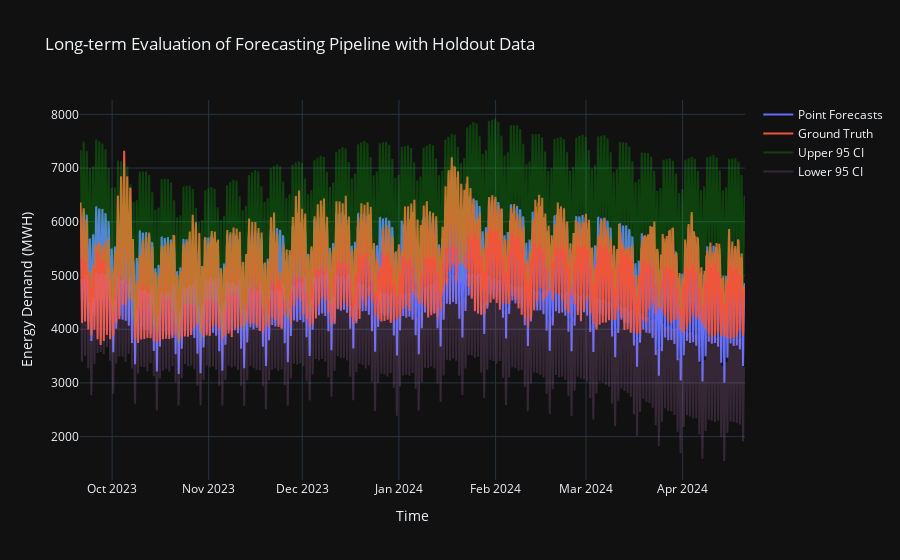

Notebook code for this chart:
### Code cell
# Combine error forecasts
std_forecasts = np.sqrt(variance_forecasts)

# 1.96 is the z-value for the 2.5th percentile of the standard normal distribution
lower_cuts = point_forecasts - 1.96 * std_forecasts  
upper_cuts = point_forecasts + 1.96 * std_forecasts

# Create figure showing forecasts and actual values
long_term_fig = go.Figure()
long_term_fig.add_trace(go.Scatter(x=evaluation_data.index, y=point_forecasts, mode='lines', 
    name='Point Forecasts', line=dict(color='rgba(255, 0, 0)')))
long_term_fig.add_trace(go.Scatter(x=evaluation_data.index, y=actual_values, mode='lines', 
    name='Ground Truth', line=dict(color='rgba(0, 0, 255)')))
long_term_fig.add_trace(go.Scatter(x=evaluation_data.index, y=upper_cuts, mode='lines', 
    name='Upper 95 CI', line=dict(color='rgba(0, 255, 0, 0.2)')))
long_term_fig.add_trace(go.Scatter(x=evaluation_data.index, y=lower_cuts, mode='lines', 
    name='Lower 95 CI', line=dict(color='rgba(200, 125, 200, 0.2)')))

# Customize the layout
long_term_fig.update_layout(
    title="Long-term Evaluation of Forecasting Pipeline with Holdout Data",
    xaxis_title='Time',
    yaxis_title='Energy Demand (MWH)',
    template='plotly_dark' 
)

# save plotly figure for web application
with open(r"assets/long_term_evaluation_plot.pkl", 'wb') as file:
    pkl.dump(long_term_fig, file=file)

long_term_fig.show()

### Figure 1 — Plotly figure (JSON) as saved in the notebook; plotly's stock layout.template omitted (floating-point values rounded to 4 significant figures; data arrays with more than 128 entries replaced by an {"elided": "..."} marker saying what was removed)
{"data": [{"line": {"color": "rgba(255, 0, 0)"}, "mode": "lines", "name": "Point Forecasts", "type": "scatter", "x": {"elided": "5119 str values"}, "y": {"elided": "5119 float values"}}, {"line": {"color": "rgba(0, 0, 255)"}, "mode": "lines", "name": "Ground Truth", "type": "scatter", "x": {"elided": "5119 str values"}, "y": {"elided": "5119 int values"}}, {"line": {"color": "rgba(0, 255, 0, 0.2)"}, "mode": "lines", "name": "Upper 95 CI", "type": "scatter", "x": {"elided": "5119 str values"}, "y": {"elided": "5119 float values"}}, {"line": {"color": "rgba(200, 125, 200, 0.2)"}, "mode": "lines", "name": "Lower 95 CI", "type": "scatter", "x": {"elided": "5119 str values"}, "y": {"elided": "5119 float values"}}], "layout": {"title": {"text": "Long-term Evaluation of Forecasting Pipeline with Holdout Data"}, "xaxis": {"title": {"text": "Time"}}, "yaxis": {"title": {"text": "Energy Demand (MWH)"}}}}
